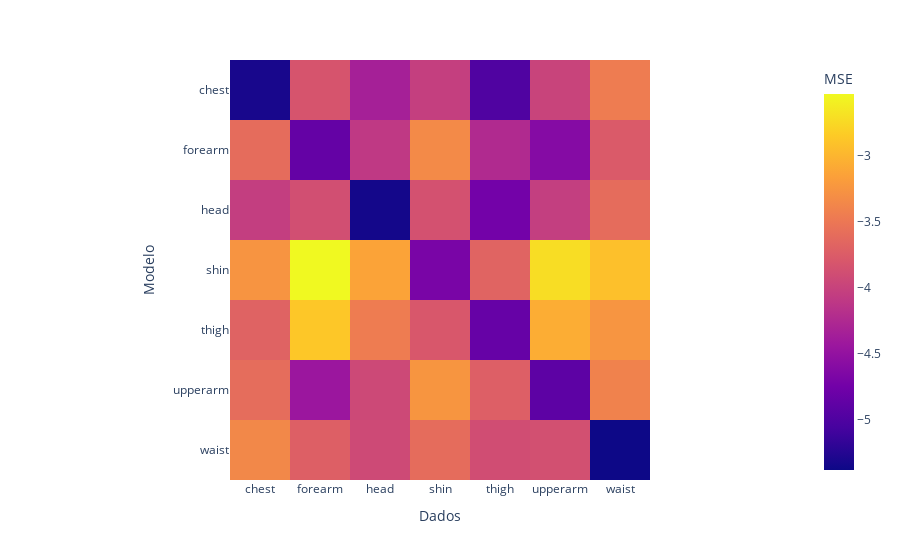

The notebook cell saved with this chart:
### Code cell
px.imshow(np.log10(lossM),
    labels=dict(x="Dados", y="Modelo", color="MSE"),
        y=posis,
        x=posis)

### Figure 1 — Plotly figure (JSON) as saved in the notebook; plotly's stock layout.template omitted (floating-point values rounded to 4 significant figures)
{"data": [{"coloraxis": "coloraxis", "hovertemplate": "Dados: %{x}<br>Modelo: %{y}<br>MSE: %{z}<extra></extra>", "name": "0", "type": "heatmap", "x": ["chest", "forearm", "head", "shin", "thigh", "upperarm", "waist"], "xaxis": "x", "y": ["chest", "forearm", "head", "shin", "thigh", "upperarm", "waist"], "yaxis": "y", "z": [[-5.318, -3.823, -4.339, -4.029, -4.994, -3.985, -3.455], [-3.598, -4.85, -4.088, -3.341, -4.238, -4.606, -3.765], [-4.039, -3.873, -5.341, -3.855, -4.735, -4.037, -3.6], [-3.255, -2.529, -3.13, -4.691, -3.672, -2.715, -2.918], [-3.686, -2.87, -3.457, -3.797, -4.83, -3.061, -3.247], [-3.592, -4.439, -3.932, -3.243, -3.724, -4.894, -3.401], [-3.357, -3.72, -3.926, -3.6, -3.895, -3.868, -5.379]]}], "layout": {"coloraxis": {"colorbar": {"title": {"text": "MSE"}}, "colorscale": [[0, "#0d0887"], [0.1111, "#46039f"], [0.2222, "#7201a8"], [0.3333, "#9c179e"], [0.4444, "#bd3786"], [0.5556, "#d8576b"], [0.6667, "#ed7953"], [0.7778, "#fb9f3a"], [0.8889, "#fdca26"], [1, "#f0f921"]]}, "margin": {"t": 60}, "xaxis": {"anchor": "y", "constrain": "domain", "domain": [0, 1], "scaleanchor": "y", "title": {"text": "Dados"}}, "yaxis": {"anchor": "x", "autorange": "reversed", "constrain": "domain", "domain": [0, 1], "title": {"text": "Modelo"}}}}
